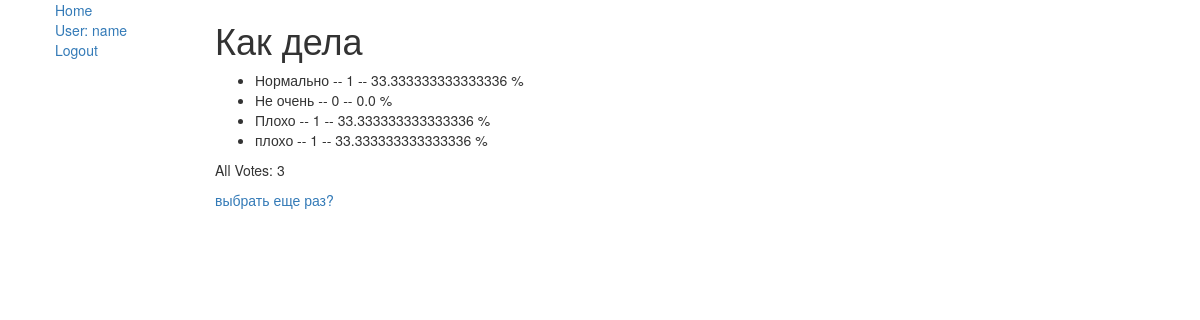
Page /polls/1/results/ (signed in) on the committed database.
### polls/models.py (models this page shows, shortened)
class AdvUser(AbstractUser):
    avatar = models.ImageField(upload_to='polls/media/avatars', blank=False)

class Question(models.Model):
    question_text = models.CharField(max_length=200)
    pub_date = models.DateTimeField('date published')
    question_votes = models.IntegerField(default=0)
    short_description = models.CharField(max_length=400)
    description = models.CharField(max_length=3000)
    image = models.ImageField(upload_to='media/questions', blank=True)

class Choice(models.Model):
    question = models.ForeignKey(Question, on_delete=models.CASCADE)
    choice_text = models.CharField(max_length=200)
    votes = models.IntegerField(default=0)
    def get_percentage(self):
        percents = self.votes * 100 / self.question.question_votes
        return percents

### polls/views.py (the view)
# urls.py: path('<int:pk>/results/', views.ResultsView.as_view(), name='results'),
class ResultsView(generic.DetailView):
    model = Question
    template_name = 'polls/results.html'

### polls/templates/polls/results.html
{% extends "polls/base_generic.html" %}
{% block content %}
<h1>{{ question.question_text }}</h1>
<ul>
    {% for choice in question.choice_set.all %}
    <li>{{ choice.choice_text }} -- {{ choice.votes }} -- {{ choice.get_percentage }} %{{choice.percent_votes|pluralize}}</li>
    {% endfor %}
</ul>
<p>All Votes: {{question.question_votes}}</p>
<a href="{% url 'polls:detail'  question.id %}">выбрать еще раз? </a>
{% endblock %}

### polls/templates/polls/base_generic.html (shortened to what this page needs)
<!DOCTYPE html>
<html lang="en">
<head>
    <link rel="stylesheet" href="https://maxcdn.bootstrapcdn.com/bootstrap/3.3.7/css/bootstrap.min.css">
</head>
<body>
<div class="container-fluid">
    <div class="row">
        <div class="col-sm-2">
            {% block sidebar %}
            <ul class="sidebar-nav">
                <li style="list-style-type: none;"><a href="{% url 'polls:index' %}">Home</a></li>
                {% if user.is_authenticated %}
                <li style="list-style-type: none;"><a href="{% url 'polls:profile' request.user.id %}">User: {{ user.get_username }}</a></li>
                <li style="list-style-type: none;"><a href="{% url 'logout'%}?next={{request.path}}">Logout</a></li>
                {% else %}
                <li style="list-style-type: none;"><a href="{% url 'login'%}?next={{request.path}}">Login</a></li>
                <li style="list-style-type: none;"><a href="{% url 'polls:signup'%}?next={{request.path}}">Sign Up</a>
                </li>
                {% endif %}
            </ul>
            {% endblock %}
        </div>
        <div class="col-sm-10 ">
            {% block content %}{% endblock %}
        </div>
    </div>
</div>
</body>
</html>

### rows in the picture
AdvUser: get_username "name"
Question: question_text "Как дела", question_votes "3"
Choice: choice_text "Нормально", votes "1", get_percentage "33.333333333333336"
Choice: choice_text "Не очень", votes "0", get_percentage "0.0"
Choice: choice_text "Плохо", votes "1", get_percentage "33.333333333333336"
Choice: choice_text "плохо", votes "1", get_percentage "33.333333333333336"
